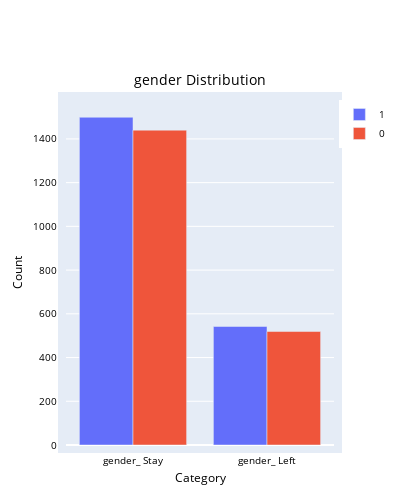
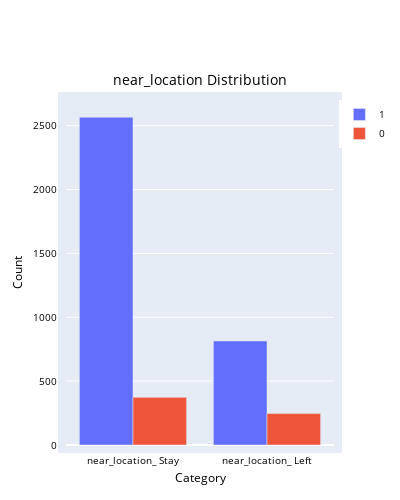
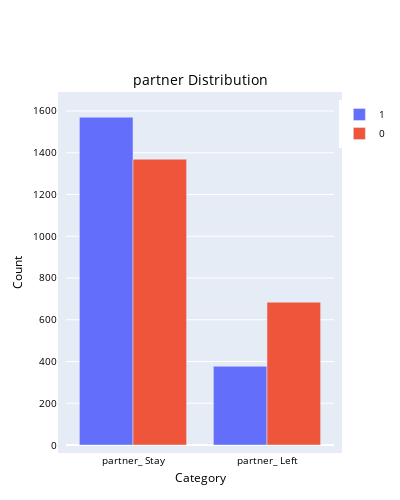
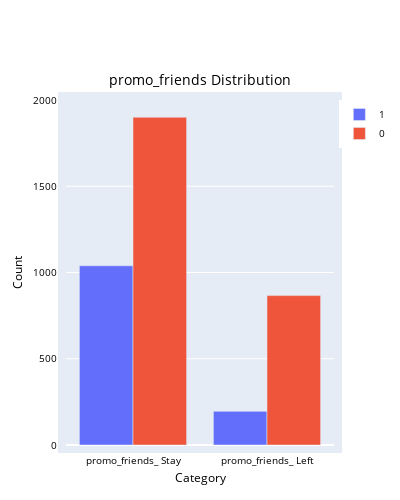

Notebook cell for these charts, in order:
### Markdown cell above
#### Method 1: compare each feature between the two groups

### Code cell
# binary features

for i in binary[:-1]:
        
        # plot histogram for those who stayed
        df_stay_count = df_stay[i].value_counts()
        #sns.barplot(data=df_stay_count, x = 'index', y = i, alpha = 0.7)
        #plt.title('Stay_Users ' + str(i) + ' barplot')
        #plt.show()
        df_left_count = df_left[i].value_counts()
        new = pd.merge(df_stay_count, df_left_count, left_index=True, right_index=True, suffixes = ('_ Stay','_ Left')).T
        new = new.rename(columns = {1:'1',0:'0'})

        fig = go.Figure()
        fig.add_trace(go.Bar(x=new.index, y=new['1'], name="1"))
        fig.add_trace(go.Bar(x=new.index, y=new['0'], name="0"))
        fig.update_layout(autosize=False,width=400,height=500, margin=dict(l=10, r=10, b=50, t=100, pad=8))
        
        fig.update_layout(
            title= {
                    'text': "{} Distribution".format(i), 
                    'y':0.85, 
                    'x':0.5,
                    'xanchor': 'center',
                    'yanchor': 'top'
                   },
            xaxis_title = "Category",
            yaxis_title = "Count",
            
            font= dict(
                      size=10,
                      color="black"
    ))
        fig.show()

### Figure 1 — Plotly figure (JSON) as saved in the notebook; plotly's stock layout.template omitted (floating-point values rounded to 4 significant figures)
{"data": [{"name": "1", "type": "bar", "x": ["gender_ Stay", "gender_ Left"], "y": [1499, 542]}, {"name": "0", "type": "bar", "x": ["gender_ Stay", "gender_ Left"], "y": [1440, 519]}], "layout": {"autosize": false, "font": {"color": "black", "size": 10}, "height": 500, "margin": {"b": 50, "l": 10, "pad": 8, "r": 10, "t": 100}, "title": {"text": "gender Distribution", "x": 0.5, "xanchor": "center", "y": 0.85, "yanchor": "top"}, "width": 400, "xaxis": {"title": {"text": "Category"}}, "yaxis": {"title": {"text": "Count"}}}}

### Figure 2 — Plotly figure (JSON) as saved in the notebook; plotly's stock layout.template omitted (floating-point values rounded to 4 significant figures)
{"data": [{"name": "1", "type": "bar", "x": ["near_location_ Stay", "near_location_ Left"], "y": [2566, 815]}, {"name": "0", "type": "bar", "x": ["near_location_ Stay", "near_location_ Left"], "y": [373, 246]}], "layout": {"autosize": false, "font": {"color": "black", "size": 10}, "height": 500, "margin": {"b": 50, "l": 10, "pad": 8, "r": 10, "t": 100}, "title": {"text": "near_location Distribution", "x": 0.5, "xanchor": "center", "y": 0.85, "yanchor": "top"}, "width": 400, "xaxis": {"title": {"text": "Category"}}, "yaxis": {"title": {"text": "Count"}}}}

### Figure 3 — Plotly figure (JSON) as saved in the notebook; plotly's stock layout.template omitted (floating-point values rounded to 4 significant figures)
{"data": [{"name": "1", "type": "bar", "x": ["partner_ Stay", "partner_ Left"], "y": [1570, 377]}, {"name": "0", "type": "bar", "x": ["partner_ Stay", "partner_ Left"], "y": [1369, 684]}], "layout": {"autosize": false, "font": {"color": "black", "size": 10}, "height": 500, "margin": {"b": 50, "l": 10, "pad": 8, "r": 10, "t": 100}, "title": {"text": "partner Distribution", "x": 0.5, "xanchor": "center", "y": 0.85, "yanchor": "top"}, "width": 400, "xaxis": {"title": {"text": "Category"}}, "yaxis": {"title": {"text": "Count"}}}}

### Figure 4 — Plotly figure (JSON) as saved in the notebook; plotly's stock layout.template omitted (floating-point values rounded to 4 significant figures)
{"data": [{"name": "1", "type": "bar", "x": ["promo_friends_ Stay", "promo_friends_ Left"], "y": [1039, 195]}, {"name": "0", "type": "bar", "x": ["promo_friends_ Stay", "promo_friends_ Left"], "y": [1900, 866]}], "layout": {"autosize": false, "font": {"color": "black", "size": 10}, "height": 500, "margin": {"b": 50, "l": 10, "pad": 8, "r": 10, "t": 100}, "title": {"text": "promo_friends Distribution", "x": 0.5, "xanchor": "center", "y": 0.85, "yanchor": "top"}, "width": 400, "xaxis": {"title": {"text": "Category"}}, "yaxis": {"title": {"text": "Count"}}}}
